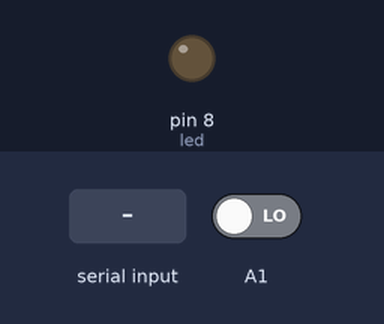
Simulated run of this sketch. Board: Arduino Uno, built with avr-gcc and run on an emulated ATmega328P. Shown: output pins drawn as LEDs (lit = HIGH). The test bench sets the inputs (shaded band); at power-on: A1 LOW. What the sketch prints to the serial monitor is not drawn.

Above: at 1.2 s.
1.3 s: "onM2u" received over Serial
At 2.0 s:
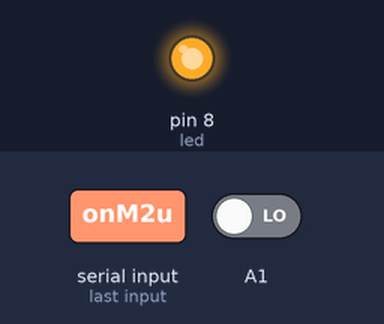
4.5 s: "offM2u" received over Serial
At 5.8 s:
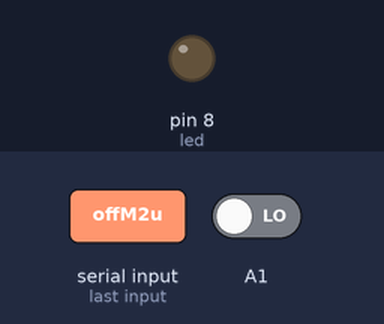
Timing chart, 0 to 7.5 s (numbered marks = the images above; inputs shaded):
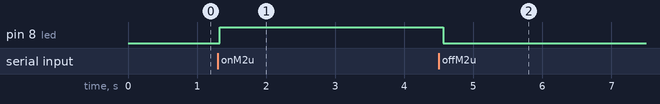

The sketch:

uno.ino
```cpp
int led = 8;

void setup() {
  pinMode(led, OUTPUT);
  pinMode(A1, INPUT);

  Serial.begin(9600);
}

void loop() {
  //receiving operation
  String s="";
  while(Serial.available()){
    s+=(char)Serial.read();
    delay(5);
  }
  if(s=="onM2u"){
    digitalWrite(led,1);
  }
  else if (s=="offM2u"){
    digitalWrite(led,0);
  }

  //sending operation
  if(digitalRead(A1)==1){
    Serial.print("onU2m");
  }
  else{
    Serial.print("offU2m");
  }
  delay(50); //delay for sending data
}
```

Measured:
- after the input at 1.3 s, pin 8 (led): LOW → HIGH at once
- after the input at 4.5 s, pin 8 (led): HIGH → LOW after 0.07 s
